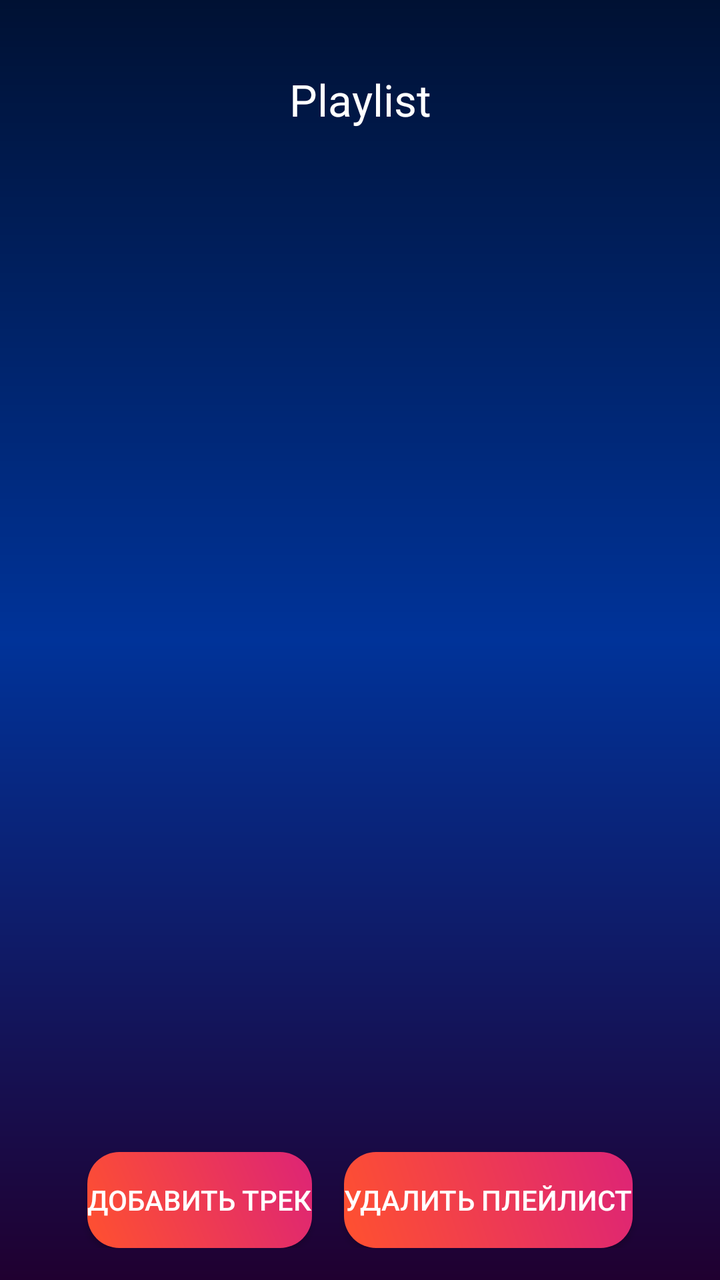
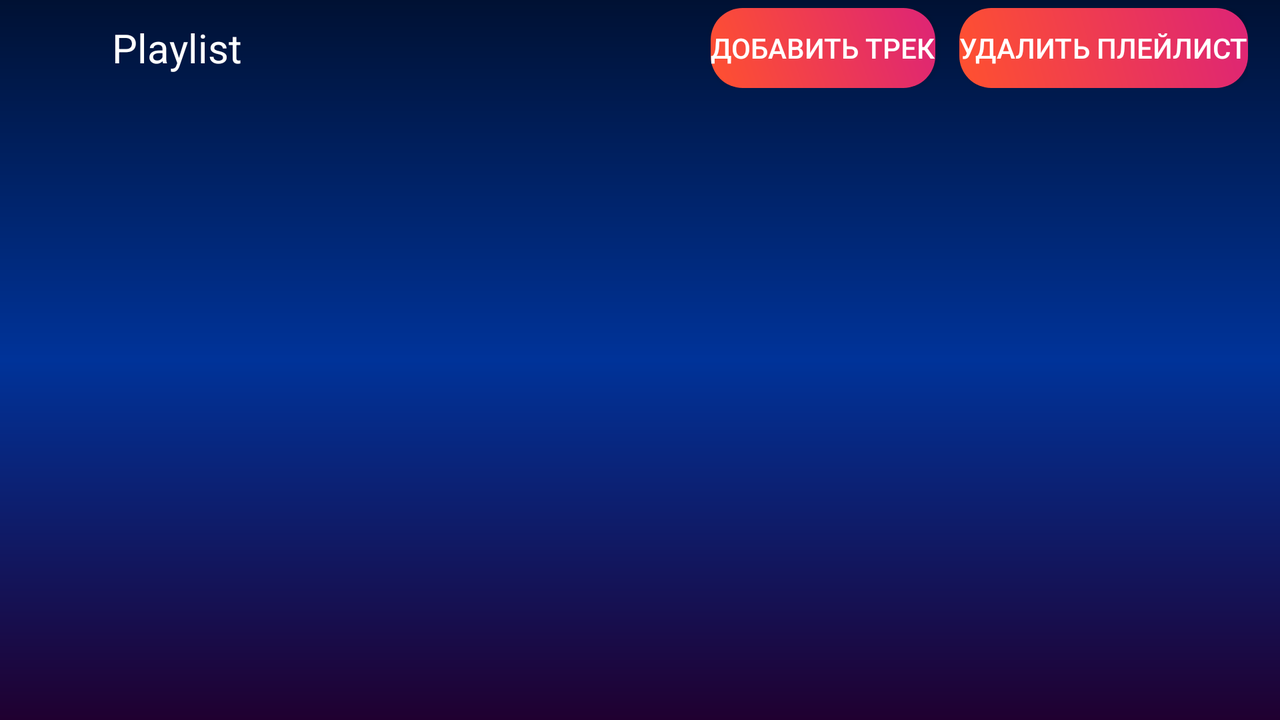

Compare how this app lays out the same screen by default and in its alternative resource folder. The renders come first, then the two layout files and the values they reference.
<!-- AndroidManifest.xml: application theme Theme.Muzzio -->
<!-- res/layout/fragment_playlist.xml -->
<?xml version="1.0" encoding="utf-8"?>
<LinearLayout xmlns:android="http://schemas.android.com/apk/res/android"
    android:orientation="vertical"
    android:layout_width="match_parent"
    android:layout_height="match_parent"
    android:background="@drawable/bg_track_list_gradient">

    

    <ImageButton
        android:id="@+id/btnBack"
        android:layout_width="40dp"
        android:layout_height="27dp"
        android:layout_marginStart="8dp"
        android:layout_marginTop="8dp"
        android:background="@android:color/transparent"
        android:padding="8dp"
        android:src="@drawable/ic_back"
        android:tint="@android:color/white" />

    <TextView
        android:id="@+id/tvPlaylistName"
        android:layout_width="match_parent"
        android:layout_height="76dp"
        android:gravity="center_horizontal"
        android:padding="0dp"
        android:text="Playlist"
        android:textColor="@android:color/white"
        android:textSize="22sp" />

    <androidx.recyclerview.widget.RecyclerView
        android:id="@+id/recyclerTracks"
        android:layout_width="match_parent"
        android:layout_height="0dp"
        android:layout_weight="1"
        android:clipToPadding="false" />

    <LinearLayout
        android:layout_width="match_parent"
        android:layout_height="wrap_content"
        android:gravity="center"
        android:padding="16dp"
        android:orientation="horizontal">

        <androidx.appcompat.widget.AppCompatButton
            android:id="@+id/btnAddTrack"
            android:layout_width="wrap_content"
            android:layout_height="wrap_content"
            android:text="Добавить трек"
            android:textColor="@android:color/white"
            android:background="@drawable/bg_button_gradient"
            android:backgroundTint="@null" />

        <androidx.appcompat.widget.AppCompatButton
            android:id="@+id/btnDeletePlaylist"
            android:layout_width="wrap_content"
            android:layout_height="wrap_content"
            android:text="Удалить плейлист"
            android:textColor="@android:color/white"
            android:layout_marginStart="16dp"
            android:background="@drawable/bg_button_gradient"
            android:backgroundTint="@null" />

    </LinearLayout>

</LinearLayout>
<!-- resources referenced by this layout -->
<resources>
  <!-- drawable bg_button_gradient (drawable) -->
  <?xml version="1.0" encoding="utf-8"?>
  <shape xmlns:android="http://schemas.android.com/apk/res/android"
      android:shape="rectangle">
  
      <gradient
          android:startColor="#FF512F"
          android:endColor="#DD2476"
          android:angle="45" />
  
      <corners android:radius="16dp" />
  </shape>
  <!-- drawable bg_track_list_gradient (drawable) -->
  <?xml version="1.0" encoding="utf-8"?>
  <shape xmlns:android="http://schemas.android.com/apk/res/android">
      <gradient
          android:type="linear"
          android:angle="270"
          android:startColor="#001133"
          android:centerColor="#003399"
          android:endColor="#200030" />
  </shape>
  <style name="Theme.Muzzio" parent="Theme.Material3.DayNight.NoActionBar">
  
          
          <item name="android:statusBarColor">@color/dark_blue</item>
  
          
          <item name="android:navigationBarColor">@color/dark_blue</item>
  
          
          <item name="android:windowLightStatusBar">false</item>
  
      </style>
  <color name="dark_blue">#0A0F2A</color>
</resources>
<!-- res/layout-land/fragment_playlist.xml (the repository's variant of the layout above) -->
<!-- drawn on the phone turned sideways -->
<?xml version="1.0" encoding="utf-8"?>
<LinearLayout xmlns:android="http://schemas.android.com/apk/res/android"
    android:orientation="vertical"
    android:layout_width="match_parent"
    android:layout_height="match_parent"
    android:background="@drawable/bg_track_list_gradient">

    <LinearLayout
        android:layout_width="match_parent"
        android:layout_height="wrap_content"
        android:gravity="center_vertical"
        android:orientation="horizontal"
        android:paddingStart="8dp"
        android:paddingEnd="16dp"
        android:paddingTop="4dp"
        android:paddingBottom="4dp">

        <ImageButton
            android:id="@+id/btnBack"
            android:layout_width="40dp"
            android:layout_height="40dp"
            android:background="@android:color/transparent"
            android:padding="8dp"
            android:src="@drawable/ic_back"
            android:tint="@android:color/white" />

        <TextView
            android:id="@+id/tvPlaylistName"
            android:layout_width="0dp"
            android:layout_height="wrap_content"
            android:layout_weight="1"
            android:layout_marginStart="8dp"
            android:ellipsize="end"
            android:maxLines="1"
            android:text="Playlist"
            android:textColor="@android:color/white"
            android:textSize="20sp" />

        <androidx.appcompat.widget.AppCompatButton
            android:id="@+id/btnAddTrack"
            android:layout_width="wrap_content"
            android:layout_height="40dp"
            android:text="Добавить трек"
            android:textColor="@android:color/white"
            android:background="@drawable/bg_button_gradient"
            android:backgroundTint="@null" />

        <androidx.appcompat.widget.AppCompatButton
            android:id="@+id/btnDeletePlaylist"
            android:layout_width="wrap_content"
            android:layout_height="40dp"
            android:layout_marginStart="12dp"
            android:text="Удалить плейлист"
            android:textColor="@android:color/white"
            android:background="@drawable/bg_button_gradient"
            android:backgroundTint="@null" />

    </LinearLayout>

    <androidx.recyclerview.widget.RecyclerView
        android:id="@+id/recyclerTracks"
        android:layout_width="match_parent"
        android:layout_height="0dp"
        android:layout_weight="1"
        android:clipToPadding="false" />

</LinearLayout>
